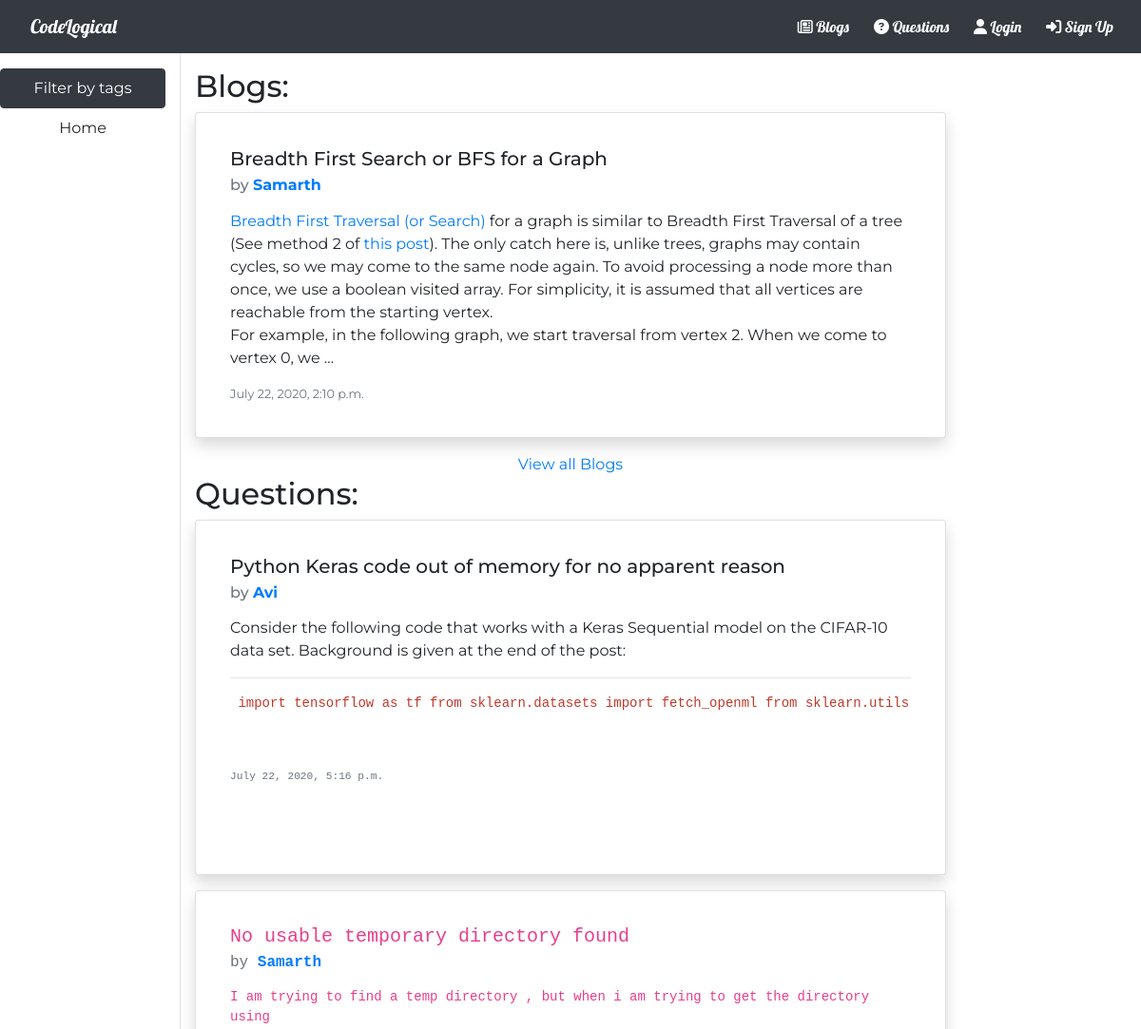
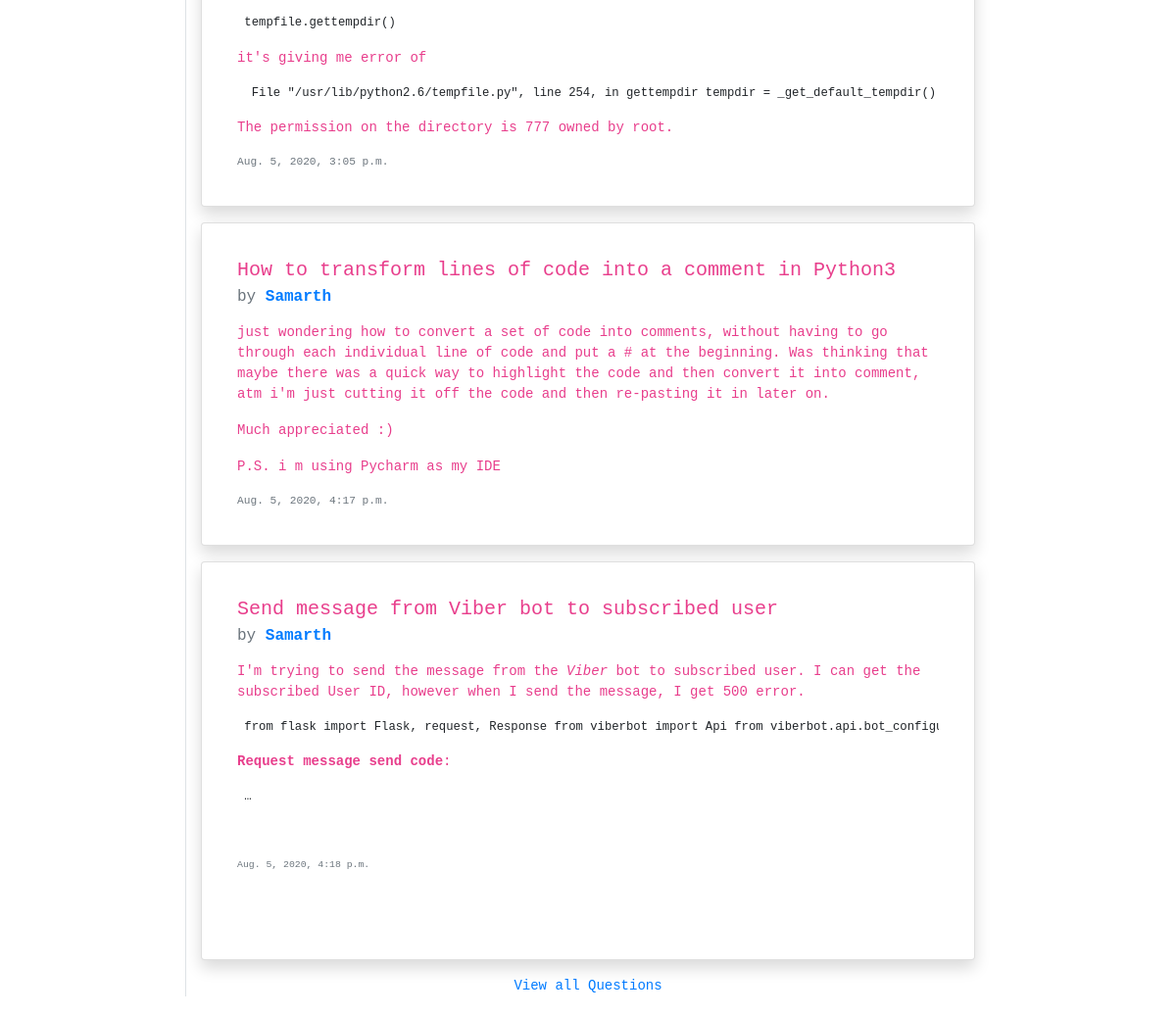
The page /search/python on the database its author committed (2 pictures, top to bottom).
### blog/models.py (models this page shows, shortened)
class Blog(models.Model):
    title=models.CharField(max_length=100,default="TITLE")
    content=RichTextField(default="CONTENT",blank=True,null=True)
    posted_on=models.DateTimeField(null=True,blank=True)
    author=models.ForeignKey(User,on_delete=models.CASCADE,null=True,blank=True)
    tags = TaggableManager()

### qna/models.py (models this page shows, shortened)
class Question(models.Model):
    title=models.CharField(max_length=100)
    content=RichTextField(default="",blank=True,null=True)
    asked_by=models.ForeignKey(User,on_delete=models.CASCADE,null=True,blank=True)
    posted_on=models.DateTimeField(null=True,blank=True)
    tags = TaggableManager()

### blog/views.py (the view)
# urls.py: path('search/<str:slug>',searchResult,name='search-result'),
def searchResult(request,slug):
    blogs,questions=[],[]
    for i in slug.split():
        b=Blog.objects.filter(Q(title__icontains=i) | Q(content__icontains=i) )
        q=Question.objects.filter(Q(title__icontains=i) | Q(content__icontains=i))
        blogs.extend(b)
        questions.extend(q)
    blogs=list(set(blogs))[:4]
    questions=list(set(questions))[:4]
    context={'blogs':blogs,'questions':questions,'slug':slug}
    return render(request,'blog/search_results.html',context)

### blog/templates/blog/search_results.html (shortened to what this page needs)
{% extends "blog/base.html" %}
{% block space %}
<div class="row flex-xl-nowrap">
    <div class="col-12 col-md-3 col-xl-2 bd-sidebar border-right align-items-center">
        <nav class="nav flex-column sticky-top sidebar pt-3">
            <li class="nav-item">
                <a class="nav-link btn btn-dark " href="{% url 'tag-list-blogs' %}">Filter by tags</a>
            </li>
            <li class="nav-item">
                <a class="nav-link btn " href="{% url 'home' %}" tabindex="-1" aria-disabled="true">Home</a>
            </li>
        </nav>
    </div>
    <div class="col-sm-12 col-md-8 col-lg-8 pt-3">
        <div>
            {% if blogs %}
            <h2>Blogs:</h2>
            {% for blog in blogs %}
                <div class="card shadow p-3 mb-3 bg-white rounded ">
                    <div class="card-body">
                        <h5 class="card-title">{{ blog.title }}</h5>
                        <h6 class="card-subtitle mb-2 text-muted">by <a style="position: relative;" href="{% url 'profile'  blog.author.id %}" class="text-decoration-none"><strong>{{ blog.author }}</strong></a> </h6>
                        <p class="card-text">{{ blog.content|safe|truncatewords:90 }}</p>
                        <p class="card-text"><small class="text-muted">{{ blog.posted_on }}</small></p>
                    </div>
                </div>
            {% endfor %}
            <div class="text-center">
                <a href="{% url 'search-result-blogs' slug %}" class="">View all Blogs</a>
            </div>
            {% else %}
                <h3>No blogs matched your search</h3>
            {% endif %}
            {% if questions %}
            <h2>Questions:</h2>
            {% for question in questions %}
                <div class="card shadow p-3 mb-3 bg-white rounded ">
                    <div class="card-body">
                        <h5 class="card-title">{{ question.title }}</h5>
                        <h6 class="card-subtitle mb-2 text-muted">by <a style="position: relative;" href="{% url 'profile'  question.asked_by.id %}" class="text-decoration-none"><strong>{{ question.asked_by }}</strong></a> </h6>
                        <p class="card-text">{{ question.content|safe|truncatewords:90 }}</p>
                        <p class="card-text"><small class="text-muted">{{ question.posted_on }}</small></p>
                    </div>
                </div>
            {% endfor %}
            <div class="text-center">
                <a href="{% url 'search-result-questions' slug %}">View all Questions</a>
            </div>
            {% else %}
                <h3>No questions matched with your search</h3>
            {% endif %}
        </div>
    </div>
</div>
{% endblock %}

### blog/static/css/styles.css (style rules this page uses)
.card { margin-bottom: 15px; }

### rows shown on the page
Blog: title "Breadth First Search or BFS for a Graph", author "Samarth", content "Breadth First Traversal (or Search) for a graph is similar to Breadth First Traversal of a tree (See method 2 of this post ). The only catch here is, unlike trees, graphs may contain cycles, so we may come to the same node again. To avoid processing a node more than once, we use a boolean visited array. For simplicity, it is assumed that all vertices are reachable from the starting vertex. For example, in the following graph, we start traversal from vertex 2. When we come to vertex 0, we …", posted_on "July 22, 2020, 2:10 p.m."
Question: title "Python Keras code out of memory for no apparent reason", asked_by "Avi", content "Consider the following code that works with a Keras Sequential model on the CIFAR-10 data set. Background is given at the end of the post: import tensorflow as tf from sklearn.datasets import fetch_openml from sklearn.utils…", posted_on "July 22, 2020, 5:16 p.m."
Question: title "No usable temporary directory found", asked_by "Samarth", content "I am trying to find a temp directory , but when i am trying to get the directory using tempfile.gettempdir() it's giving me error of File \"/usr/lib/python2.6/tempfile.py\", line 254, in gettempdir tempdir = _get_default_tempdir() The permission on the directory is 777 owned by root.", posted_on "Aug. 5, 2020, 3:05 p.m."
Question: title "How to transform lines of code into a comment in Python3", asked_by "Samarth", content "just wondering how to convert a set of code into comments, without having to go through each individual line of code and put a # at the beginning. Was thinking that maybe there was a quick way to highlight the code and then convert it into comment, atm i'm just cutting it off the code and then re-pasting it in later on. Much appreciated :) P.S. i m using Pycharm as my IDE", posted_on "Aug. 5, 2020, 4:17 p.m."
Question: title "Send message from Viber bot to subscribed user", asked_by "Samarth", content "I'm trying to send the message from the Viber bot to subscribed user. I can get the subscribed User ID, however when I send the message, I get 500 error. from flask import Flask, request, Response from viberbot import Api from Request message send code : …", posted_on "Aug. 5, 2020, 4:18 p.m."
